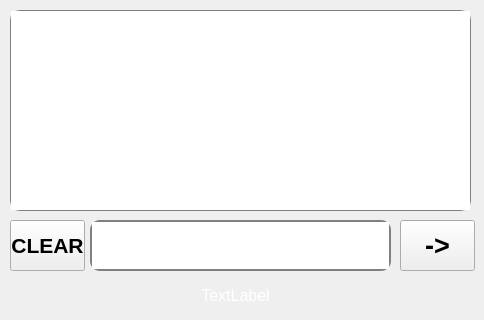
    <widget class="QWidget" name="ai_screen">
     <widget class="QTextEdit" name="ai_input">
      <property name="geometry">
       <rect>
        <x>90</x>
        <y>220</y>
        <width>301</width>
        <height>51</height>
       </rect>
      </property>
      <property name="font">
       <font>
        <pointsize>12</pointsize>
       </font>
      </property>
      <property name="styleSheet">
       <string notr="true">border: 2px solid grey;
border-radius:10px
</string>
      </property>
      <property name="html">
       <string>&lt;!DOCTYPE HTML PUBLIC &quot;-//W3C//DTD HTML 4.0//EN&quot; &quot;http://www.w3.org/TR/REC-html40/strict.dtd&quot;&gt;
&lt;html&gt;&lt;head&gt;&lt;meta name=&quot;qrichtext&quot; content=&quot;1&quot; /&gt;&lt;style type=&quot;text/css&quot;&gt;
p, li { white-space: pre-wrap; }
&lt;/style&gt;&lt;/head&gt;&lt;body style=&quot; font-family:'MS Shell Dlg 2'; font-size:12pt; font-weight:400; font-style:normal;&quot;&gt;
&lt;p style=&quot;-qt-paragraph-type:empty; margin-top:0px; margin-bottom:0px; margin-left:0px; margin-right:0px; -qt-block-indent:0; text-indent:0px;&quot;&gt;&lt;br /&gt;&lt;/p&gt;&lt;/body&gt;&lt;/html&gt;</string>
      </property>
     </widget>
     <widget class="QPushButton" name="ai_send_btn">
      <property name="geometry">
       <rect>
        <x>400</x>
        <y>220</y>
        <width>75</width>
        <height>51</height>
       </rect>
      </property>
      <property name="font">
       <font>
        <pointsize>20</pointsize>
        <weight>75</weight>
        <bold>true</bold>
       </font>
      </property>
      <property name="text">
       <string>-&gt;</string>
      </property>
     </widget>
     <widget class="QPushButton" name="ai_clear_btn">
      <property name="geometry">
       <rect>
        <x>10</x>
        <y>220</y>
        <width>75</width>
        <height>51</height>
       </rect>
      </property>
      <property name="font">
       <font>
        <pointsize>16</pointsize>
        <weight>75</weight>
        <bold>true</bold>
       </font>
      </property>
      <property name="text">
       <string>CLEAR</string>
      </property>
     </widget>
     <widget class="QLabel" name="ai_status_label">
      <property name="geometry">
       <rect>
        <x>100</x>
        <y>280</y>
        <width>271</width>
        <height>31</height>
       </rect>
      </property>
      <property name="font">
       <font>
        <pointsize>12</pointsize>
        <stylestrategy>PreferAntialias</stylestrategy>
       </font>
      </property>
      <property name="styleSheet">
       <string notr="true">color:white;</string>
      </property>
      <property name="frameShape">
       <enum>QFrame::NoFrame</enum>
      </property>
      <property name="text">
       <string>TextLabel</string>
      </property>
      <property name="alignment">
       <set>Qt::AlignCenter</set>
      </property>
     </widget>
     <widget class="QTextEdit" name="ai_output">
      <property name="geometry">
       <rect>
        <x>10</x>
        <y>10</y>
        <width>461</width>
        <height>201</height>
       </rect>
      </property>
      <property name="font">
       <font>
        <pointsize>12</pointsize>
       </font>
      </property>
      <property name="styleSheet">
       <string notr="true">border: 1px solid grey;
border-radius:10px;</string>
      </property>
      <property name="readOnly">
       <bool>true</bool>
      </property>
     </widget>
    </widget>
